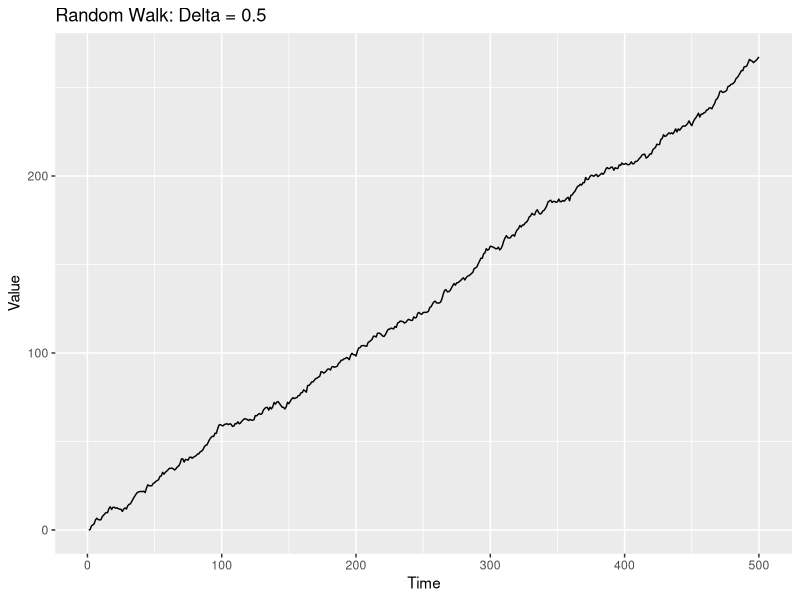
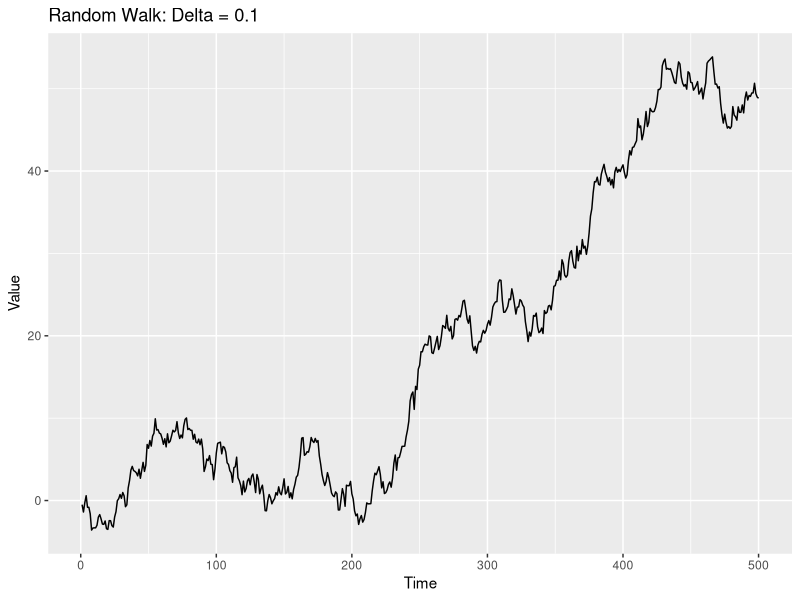
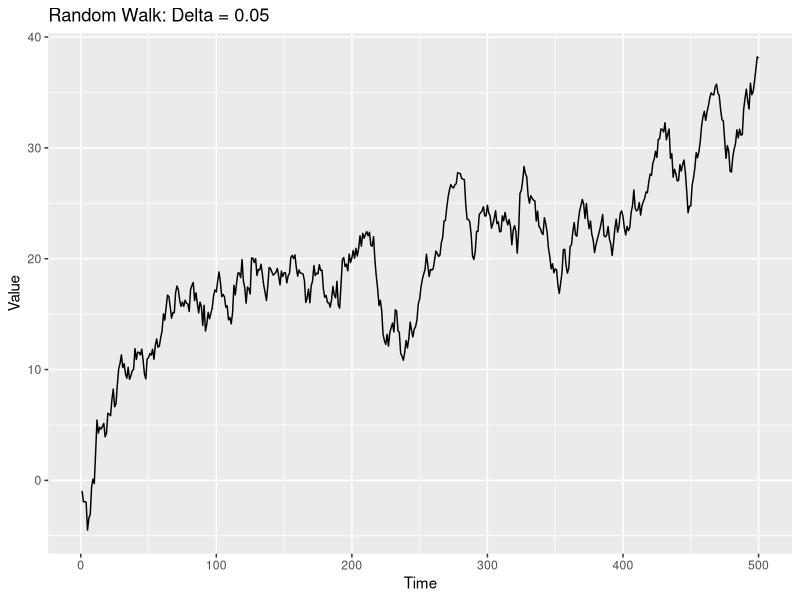

Generate these figures, in order, with R:
# Optional: set working directory to current script location (RStudio)
if (requireNamespace("rstudioapi", quietly = TRUE) && rstudioapi::isAvailable()) {
  setwd(dirname(rstudioapi::getActiveDocumentContext()$path))
}

# =====================================================
## 1. Load necessary packages
## =====================================================
library(ggplot2)
library(urca)

# =====================================================
## 2. Set seed for reproducibility
## =====================================================
set.seed(123)

# =====================================================
## 3. Define the function to simulate the random walk process with a drift (delta)
##    Y_t = Y_{t-1} + delta + epsilon_t
## =====================================================
simulate_rw <- function(delta, n) {
  epsilon <- rnorm(n)  # Generate white noise (epsilon)
  # Start from Y_0 = 0 and return Y_1, ..., Y_n, so that the
  # first innovation is included rather than silently discarded.
  y <- cumsum(delta + epsilon)
  return(y)
}

# =====================================================
## 4. Parameters for simulation
## =====================================================
n_samples <- 500  # Number of samples
delta_values <- c(0.5, 0.1, 0.05)  # Different delta values to simulate the process

# Create a list to store the plots
plot_list <- list()

# =====================================================
## 5. Simulate the data and perform ADF tests for different delta values
## =====================================================
for (i in 1:length(delta_values)) {
  delta <- delta_values[i]
  
  # Simulate the random walk with the given delta value
  y <- simulate_rw(delta, n_samples)
  
  # Perform Augmented Dickey-Fuller Test on the simulated data
  adf_test <- ur.df(y, type = "drift", lags = 1, selectlags = "AIC")
  
  # Create a plot for the time series
  p <- ggplot(data.frame(t = 1:n_samples, y = y), aes(x = t, y = y)) +
    geom_line() +
    ggtitle(paste("Random Walk: Delta =", delta)) +
    xlab("Time") +
    ylab("Value")
  
  # Add the plot to the list
  plot_list[[i]] <- p
  
  # Print the results for the ADF test
  cat("\nResults for delta =", delta, "\n")
  cat("Value of test-statistic (tau2):", adf_test@teststat[1], "\n")
  cat("Value of test-statistic (phi1):", adf_test@teststat[2], "\n")
  cat("Critical values for test statistics (tau2 and phi1):\n")
  print(adf_test@cval)
}

# =====================================================
## 6. Save the plots as individual PNG files
## =====================================================
ggsave("unit_root_delta05.png", plot_list[[1]], width = 6, height = 4, dpi = 300)
ggsave("unit_root_delta01.png", plot_list[[2]], width = 6, height = 4, dpi = 300)
ggsave("unit_root_delta005.png", plot_list[[3]], width = 6, height = 4, dpi = 300)
